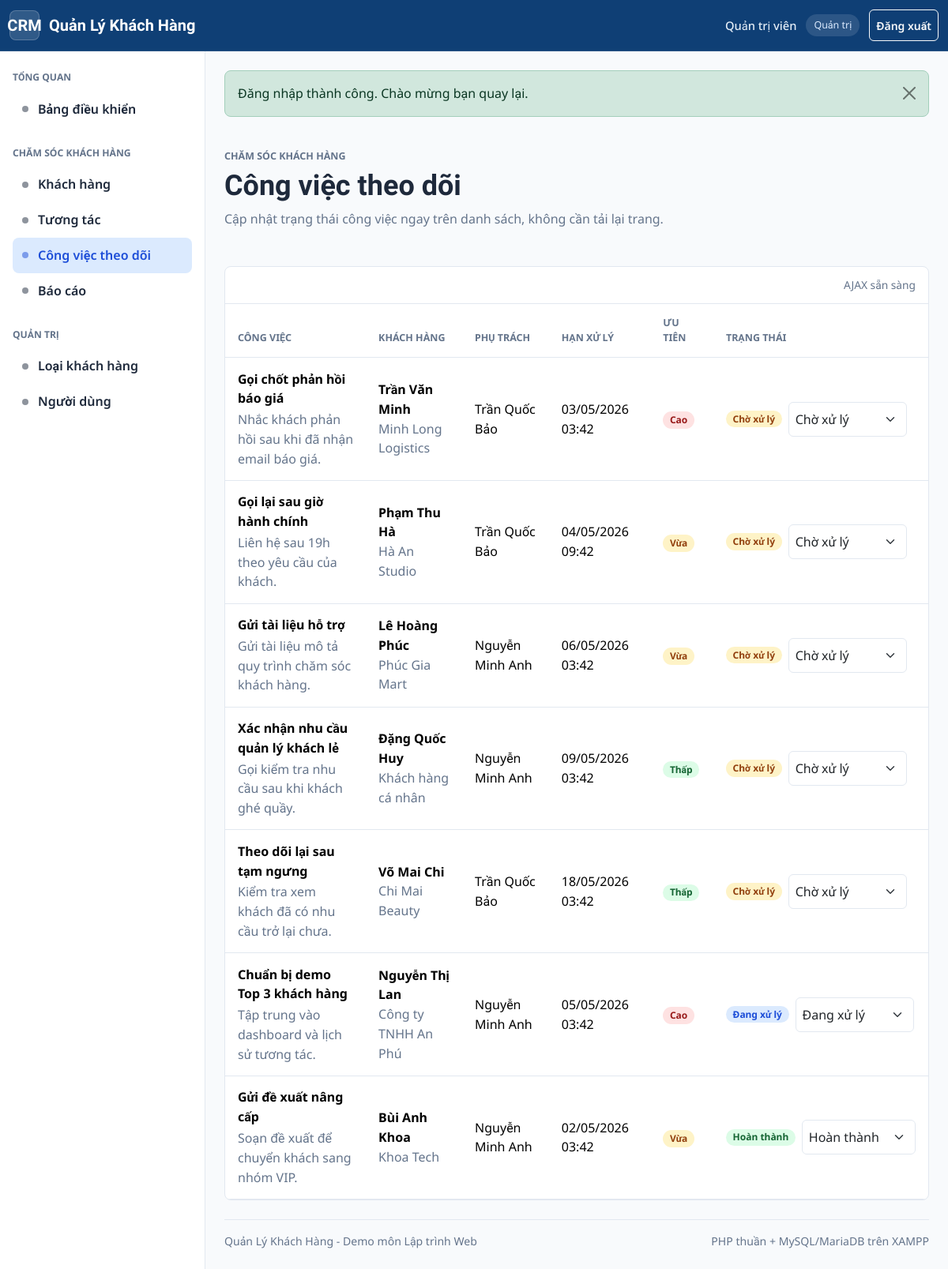
Page /cong-viec-theo-doi/index.php (signed in) on the committed database.
### tables this page shows
CREATE TABLE `follow_up_tasks` (
    `id` INT UNSIGNED NOT NULL AUTO_INCREMENT,
    `customer_id` INT UNSIGNED NOT NULL,
    `assigned_user_id` INT UNSIGNED NOT NULL,
    `created_by` INT UNSIGNED NOT NULL,
    `title` VARCHAR(150) NOT NULL,
    `description` TEXT NULL,
    `due_at` DATETIME NOT NULL,
    `status` ENUM('pending', 'in_progress', 'completed', 'cancelled') NOT NULL DEFAULT 'pending',
    `priority` ENUM('low', 'medium', 'high') NOT NULL DEFAULT 'medium',
    `completed_at` DATETIME NULL,
    `created_at` DATETIME NOT NULL DEFAULT CURRENT_TIMESTAMP,
    `updated_at` DATETIME NOT NULL DEFAULT CURRENT_TIMESTAMP ON UPDATE CURRENT_TIMESTAMP,
    PRIMARY KEY (`id`),
    KEY `idx_tasks_assignee_status_due` (`assigned_user_id`, `status`, `due_at`),
    KEY `idx_tasks_customer_status` (`customer_id`, `status`),
    KEY `idx_tasks_due_at` (`due_at`),
    KEY `idx_tasks_priority` (`priority`),
    KEY `idx_tasks_created_by` (`created_by`),
    CONSTRAINT `fk_tasks_customer`
        FOREIGN KEY (`customer_id`) REFERENCES `customers` (`id`)
        ON UPDATE CASCADE
        ON DELETE CASCADE,
    CONSTRAINT `fk_tasks_assigned_user`
        FOREIGN KEY (`assigned_user_id`) REFERENCES `users` (`id`)
        ON UPDATE CASCADE
        ON DELETE RESTRICT,
    CONSTRAINT `fk_tasks_created_by`
        FOREIGN KEY (`created_by`) REFERENCES `users` (`id`)
        ON UPDATE CASCADE
        ON DELETE RESTRICT
);

CREATE TABLE `customers` (
    `id` INT UNSIGNED NOT NULL AUTO_INCREMENT,
    `customer_type_id` INT UNSIGNED NOT NULL,
    `assigned_user_id` INT UNSIGNED NULL,
    `full_name` VARCHAR(150) NOT NULL,
    `company_name` VARCHAR(150) NULL,
    `gender` ENUM('male', 'female', 'other', 'unknown') NOT NULL DEFAULT 'unknown',
    `date_of_birth` DATE NULL,
    `phone` VARCHAR(32) NULL,
    `phone_normalized` VARCHAR(32) NULL,
    `email` VARCHAR(191) NULL,
    `email_normalized` VARCHAR(191) NULL,
    `address` VARCHAR(255) NULL,
    `city` VARCHAR(80) NULL,
    `source` ENUM('website', 'facebook', 'referral', 'walk_in', 'phone', 'other') NOT NULL DEFAULT 'other',
    `status` ENUM('active', 'potential', 'inactive') NOT NULL DEFAULT 'active',
    `notes` TEXT NULL,
    `deleted_at` DATETIME NULL,
    `active_phone_key` VARCHAR(32)
        GENERATED ALWAYS AS (
            CASE
                WHEN `deleted_at` IS NULL
                 AND `phone_normalized` IS NOT NULL
                 AND `phone_normalized` <> ''
                THEN `phone_normalized`
                ELSE NULL
            END
        ) PERSISTENT,
    `active_email_key` VARCHAR(191)
        GENERATED ALWAYS AS (
            CASE
                WHEN `deleted_at` IS NULL
                 AND `email_normalized` IS NOT NULL
                 AND `email_normalized` <> ''
                THEN `email_normalized`
                ELSE NULL
            END
        ) PERSISTENT,
    `created_at` DATETIME NOT NULL DEFAULT CURRENT_TIMESTAMP,
    `updated_at` DATETIME NOT NULL DEFAULT CURRENT_TIMESTAMP ON UPDATE CURRENT_TIMESTAMP,
    PRIMARY KEY (`id`),
    UNIQUE KEY `uq_customers_active_phone` (`active_phone_key`),
    UNIQUE KEY `uq_customers_active_email` (`active_email_key`),
    KEY `idx_customers_name` (`full_name`),
    KEY `idx_customers_company_name` (`company_name`),
    KEY `idx_customers_type_status` (`customer_type_id`, `status`),
    KEY `idx_customers_assigned_status` (`assigned_user_id`, `status`),
    KEY `idx_customers_status_deleted` (`status`, `deleted_at`),
    KEY `idx_customers_deleted_at` (`deleted_at`),
    KEY `idx_customers_phone_normalized` (`phone_normalized`),
    KEY `idx_customers_email_normalized` (`email_normalized`),
    CONSTRAINT `fk_customers_customer_type`
        FOREIGN KEY (`customer_type_id`) REFERENCES `customer_types` (`id`)
        ON UPDATE CASCADE
        ON DELETE RESTRICT,
    CONSTRAINT `fk_customers_assigned_user`
        FOREIGN KEY (`assigned_user_id`) REFERENCES `users` (`id`)
        ON UPDATE CASCADE
        ON DELETE SET NULL
);

CREATE TABLE `users` (
    `id` INT UNSIGNED NOT NULL AUTO_INCREMENT,
    `full_name` VARCHAR(120) NOT NULL,
    `username` VARCHAR(50) NOT NULL,
    `email` VARCHAR(191) NOT NULL,
    `phone` VARCHAR(32) NULL,
    `password_hash` VARCHAR(255) NOT NULL,
    `role` ENUM('admin', 'staff') NOT NULL DEFAULT 'staff',
    `status` ENUM('active', 'locked') NOT NULL DEFAULT 'active',
    `last_login_at` DATETIME NULL,
    `created_at` DATETIME NOT NULL DEFAULT CURRENT_TIMESTAMP,
    `updated_at` DATETIME NOT NULL DEFAULT CURRENT_TIMESTAMP ON UPDATE CURRENT_TIMESTAMP,
    PRIMARY KEY (`id`),
    UNIQUE KEY `uq_users_username` (`username`),
    UNIQUE KEY `uq_users_email` (`email`),
    KEY `idx_users_role_status` (`role`, `status`),
    KEY `idx_users_status` (`status`),
    KEY `idx_users_last_login_at` (`last_login_at`)
);

### dung-chung/ham-xac-thuc.php (called while the page is built, shortened)
<?php
function nguoi_dung_hien_tai(): ?array
{
    return $_SESSION['nguoi_dung'] ?? null;
}

### cong-viec-theo-doi/ham-cong-viec-theo-doi.php (called while the page is built, shortened)
<?php
function nhan_trang_thai_cong_viec(): array
{
    return [
        'pending' => 'Chờ xử lý',
        'in_progress' => 'Đang xử lý',
        'completed' => 'Hoàn thành',
        'cancelled' => 'Đã hủy',
    ];
}
function lop_badge_trang_thai_cong_viec(string $trangThai): string
{
    return match ($trangThai) {
        'pending' => 'badge-soft-warning',
        'in_progress' => 'badge-soft-primary',
        'completed' => 'badge-soft-success',
        'cancelled' => 'badge-soft-danger',
        default => 'badge-soft-primary',
    };
}
function nhan_uu_tien_cong_viec(): array
{
    return ['high' => 'Cao', 'medium' => 'Vừa', 'low' => 'Thấp'];
}
function lop_badge_uu_tien_cong_viec(string $uuTien): string
{
    return match ($uuTien) {
        'high' => 'badge-soft-danger',
        'medium' => 'badge-soft-warning',
        'low' => 'badge-soft-success',
        default => 'badge-soft-primary',
    };
}
function lay_danh_sach_cong_viec_theo_doi(): array
{
    $nguoiDung = nguoi_dung_hien_tai();
    $laAdmin = ($nguoiDung['vai_tro'] ?? '') === VAI_TRO_ADMIN;
    $phamViSql = $laAdmin ? '' : ' AND t.assigned_user_id = :assigned_user_id';
    $thamSo = $laAdmin ? [] : ['assigned_user_id' => (int) ($nguoiDung['id'] ?? 0)];
    return lay_nhieu_dong(
        "SELECT t.id, t.title, t.description, t.due_at, t.status, t.priority, t.completed_at,
            c.full_name AS customer_name, c.company_name,
            u.full_name AS assigned_user_name
         FROM follow_up_tasks t
         INNER JOIN customers c ON c.id = t.customer_id
         INNER JOIN users u ON u.id = t.assigned_user_id
         WHERE c.deleted_at IS NULL{$phamViSql}
         ORDER BY FIELD(t.status, 'pending', 'in_progress', 'completed', 'cancelled'), t.due_at ASC
         LIMIT 40",
        $thamSo
    );
}

### cau-hinh/ket-noi-csdl.php (called while the page is built, shortened)
<?php
function lay_ket_noi_csdl(): PDO
{
    static $pdo = null;
    $dsn = sprintf(
        'mysql:host=%s;port=%d;dbname=%s;charset=%s',
        DB_HOST,
        DB_PORT,
        DB_NAME,
        DB_CHARSET
    );
    try {
        $pdo = new PDO($dsn, DB_USERNAME, DB_PASSWORD, [
            PDO::ATTR_ERRMODE => PDO::ERRMODE_EXCEPTION,
            PDO::ATTR_DEFAULT_FETCH_MODE => PDO::FETCH_ASSOC,
            PDO::ATTR_EMULATE_PREPARES => false,
            PDO::MYSQL_ATTR_INIT_COMMAND => 'SET NAMES ' . DB_CHARSET,
        ]);
        $pdo->exec('SET NAMES ' . DB_CHARSET . ' COLLATE ' . lay_collation_ket_noi($pdo));
    } catch (PDOException $exception) {
        throw new RuntimeException('Không thể kết nối cơ sở dữ liệu.', 0, $exception);
    }
    return $pdo;
}
function lay_collation_ket_noi(PDO $pdo): string
{
    $collations = [DB_COLLATION, DB_FALLBACK_COLLATION];
    $stmt = $pdo->prepare(
        'SELECT COLLATION_NAME
         FROM information_schema.COLLATIONS
         WHERE CHARACTER_SET_NAME = :charset
           AND COLLATION_NAME = :collation
         LIMIT 1'
    );
    foreach ($collations as $collation) {
        $stmt->execute([
            'charset' => DB_CHARSET,
            'collation' => $collation,
        ]);
        if ($stmt->fetchColumn()) {
            return $collation;
        }
    }
    return DB_FALLBACK_COLLATION;
}

### dung-chung/ham-csdl.php (called while the page is built, shortened)
<?php
require_once __DIR__ . '/../cau-hinh/ket-noi-csdl.php';
function chay_truy_van(string $sql, array $thamSo = []): PDOStatement
{
    $stmt = lay_ket_noi_csdl()->prepare($sql);
    $stmt->execute($thamSo);
    return $stmt;
}
function lay_nhieu_dong(string $sql, array $thamSo = []): array
{
    return chay_truy_van($sql, $thamSo)->fetchAll();
}

### dung-chung/ham-chung.php (called while the page is built, shortened)
<?php
function e(mixed $giaTri): string
{
    return htmlspecialchars((string) ($giaTri ?? ''), ENT_QUOTES | ENT_SUBSTITUTE, 'UTF-8');
}

### dung-chung/ham-dinh-dang.php (called while the page is built, shortened)
<?php
function dinh_dang_ngay_gio(?string $ngayGio): string
{
    $timestamp = strtotime($ngayGio);
    return $timestamp === false ? '' : date('d/m/Y H:i', $timestamp);
}

### cong-viec-theo-doi/index.php (the view, shortened to what this page needs)
<?php
require __DIR__ . '/ham-cong-viec-theo-doi.php';
$danhSachCongViec = lay_danh_sach_cong_viec_theo_doi();
$nhanTrangThai = nhan_trang_thai_cong_viec();
$nhanUuTien = nhan_uu_tien_cong_viec();
require __DIR__ . '/../giao-dien/dau-trang.php';
?>
<div class="page-header">
    <div>
        <p class="eyebrow">Chăm sóc khách hàng</p>
        <h1 class="page-title">Công việc theo dõi</h1>
        <p class="page-subtitle">Cập nhật trạng thái công việc ngay trên danh sách, không cần tải lại trang.</p>
    </div>
</div>
<section class="table-card task-board" data-task-board>
    <div class="task-board-feedback" data-task-feedback aria-live="polite">AJAX sẵn sàng</div>
    <div class="table-responsive">
        <table class="table align-middle">
            <thead>
                <tr>
                    <th>Công việc</th>
                    <th>Khách hàng</th>
                    <th>Phụ trách</th>
                    <th>Hạn xử lý</th>
                    <th>Ưu tiên</th>
                    <th>Trạng thái</th>
                </tr>
            </thead>
            <tbody>
                <?php foreach ($danhSachCongViec as $congViec): ?>
                    <tr data-task-row="<?= e($congViec['id']) ?>">
                        <td>
                            <div class="task-title-cell">
                                <strong><?= e($congViec['title']) ?></strong>
                                <span><?= e($congViec['description'] ?: 'Không có mô tả') ?></span>
                            </div>
                        </td>
                        <td>
                            <strong><?= e($congViec['customer_name']) ?></strong>
                            <div class="text-muted"><?= e($congViec['company_name'] ?: 'Khách hàng cá nhân') ?></div>
                        </td>
                        <td><?= e($congViec['assigned_user_name']) ?></td>
                        <td><?= e(dinh_dang_ngay_gio($congViec['due_at'])) ?></td>
                        <td>
                            <span class="badge <?= e(lop_badge_uu_tien_cong_viec($congViec['priority'])) ?>">
                                <?= e($nhanUuTien[$congViec['priority']] ?? 'Vừa') ?>
                            </span>
                        </td>
                        <td>
                            <div class="task-status-control">
                                <span class="badge <?= e(lop_badge_trang_thai_cong_viec($congViec['status'])) ?>" data-task-status-badge>
                                    <?= e($nhanTrangThai[$congViec['status']] ?? 'Không rõ') ?>
                                </span>
                                <select class="form-select form-select-sm" data-task-status-select data-task-id="<?= e($congViec['id']) ?>">
                                    <?php foreach ($nhanTrangThai as $giaTri => $nhan): ?>
                                        <option value="<?= e($giaTri) ?>" <?= $congViec['status'] === $giaTri ? 'selected' : '' ?>><?= e($nhan) ?></option>
                                    <?php endforeach; ?>
                                </select>
                            </div>
                        </td>
                    </tr>
                <?php endforeach; ?>
            </tbody>
        </table>
    </div>
</section>
<?php require __DIR__ . '/../giao-dien/cuoi-trang.php'; ?>

### tai-nguyen/css/bien-thiet-ke.css (style rules this page uses)
:root { --color-bg: #f8fafc; --color-surface: #ffffff; --color-surface-soft: #f1f5f9; --color-ink: #1e293b; --color-muted: #64748b; --color-line: #e2e8f0; --color-primary: #2563eb; --color-primary-dark: #1d4ed8; --color-primary-soft: #dbeafe; --color-accent: #f97316; --color-accent-soft: #ffedd5; --color-success: #16a34a; --color-success-soft: #dcfce7; --color-warning: #d97706; --color-warning-soft: #fef3c7; --color-danger: #dc2626; --color-danger-soft: #fee2e2; --shadow-sm: 0 1px 2px rgba(15, 23, 42, 0.06); --shadow-md: 0 18px 40px rgba(15, 23, 42, 0.08); --radius-sm: 6px; --radius-md: 8px; --radius-lg: 12px; --space-1: 4px; --space-2: 8px; --space-3: 12px; --space-4: 16px; --space-5: 24px; --space-6: 32px; --app-sidebar-width: 260px; --app-header-height: 64px; }
* { box-sizing: border-box; }
html { min-width: 320px; }
body { background: var(--color-bg); color: var(--color-ink); font-family: "Noto Sans", "Be Vietnam Pro", system-ui, -apple-system, BlinkMacSystemFont, "Segoe UI", sans-serif; font-size: 16px; line-height: 1.55; margin: 0; }
h1, h2, h3, h4, h5, h6, .navbar-brand { font-family: "Be Vietnam Pro", "Noto Sans", system-ui, sans-serif; }
.text-muted { color: var(--color-muted) !important; }
.eyebrow { color: var(--color-muted); font-size: 0.78rem; font-weight: 700; letter-spacing: 0; margin-bottom: var(--space-2); text-transform: uppercase; }

### tai-nguyen/css/bo-cuc.css (style rules this page uses)
.app-body { min-height: 100dvh; }

### tai-nguyen/css/thanh-phan.css (style rules this page uses)
.page-header { align-items: flex-end; display: flex; gap: var(--space-4); justify-content: space-between; margin-bottom: var(--space-5); }
.page-title { font-size: clamp(1.75rem, 3vw, 2.5rem); font-weight: 700; line-height: 1.15; margin: 0; }
.page-subtitle { color: var(--color-muted); margin: var(--space-2) 0 0; max-width: 780px; }
.form-control, .form-select { border-color: var(--color-line); border-radius: var(--radius-sm); font-size: 1rem; min-height: 44px; }
.table { --bs-table-bg: transparent; border-color: var(--color-line); margin-bottom: 0; }
.table thead th { color: var(--color-muted); font-size: 0.78rem; font-weight: 700; text-transform: uppercase; }
.table > :not(caption) > * > * { padding: 0.9rem 1rem; }
.table-card { background: var(--color-surface); border: 1px solid var(--color-line); border-radius: var(--radius-md); overflow: hidden; }
.badge { border-radius: 999px; font-weight: 700; letter-spacing: 0; padding: 0.4em 0.72em; }
.badge-soft-primary { background: var(--color-primary-soft); color: var(--color-primary-dark); }
.badge-soft-success { background: var(--color-success-soft); color: #166534; }
.badge-soft-warning { background: var(--color-warning-soft); color: #92400e; }
.badge-soft-danger { background: var(--color-danger-soft); color: #991b1b; }

### tai-nguyen/css/ajax-tien-ich.css (style rules this page uses)
.customer-ajax-status, .task-board-feedback { color: var(--color-muted); font-size: 0.86rem; margin-left: auto; }
.task-board-feedback { border-bottom: 1px solid var(--color-line); padding: var(--space-3) var(--space-4); text-align: right; }
.task-title-cell { display: grid; gap: 2px; max-width: 340px; }
.task-title-cell span { color: var(--color-muted); }
.task-status-control { align-items: center; display: flex; gap: var(--space-2); min-width: 240px; }
.task-status-control .form-select { max-width: 150px; }

### rows in the picture
follow_up_tasks: title "Gọi chốt phản hồi báo giá", description "Nhắc khách phản hồi sau khi đã nhận email báo giá.", customer.full_name "Trần Văn Minh", customer.company_name "Minh Long Logistics", assigned_user.full_name "Trần Quốc Bảo", due_at "03/05/2026 03:42", priority "Cao", status "Chờ xử lý", status+id "Chờ xử lý"
follow_up_tasks: title "Gọi lại sau giờ hành chính", description "Liên hệ sau 19h theo yêu cầu của khách.", customer.full_name "Phạm Thu Hà", customer.company_name "Hà An Studio", assigned_user.full_name "Trần Quốc Bảo", due_at "04/05/2026 09:42", priority "Vừa", status "Chờ xử lý", status+id "Chờ xử lý"
follow_up_tasks: title "Gửi tài liệu hỗ trợ", description "Gửi tài liệu mô tả quy trình chăm sóc khách hàng.", customer.full_name "Lê Hoàng Phúc", customer.company_name "Phúc Gia Mart", assigned_user.full_name "Nguyễn Minh Anh", due_at "06/05/2026 03:42", priority "Vừa", status "Chờ xử lý", status+id "Chờ xử lý"
follow_up_tasks: title "Xác nhận nhu cầu quản lý khách lẻ", description "Gọi kiểm tra nhu cầu sau khi khách ghé quầy.", customer.full_name "Đặng Quốc Huy", customer.company_name "Khách hàng cá nhân", assigned_user.full_name "Nguyễn Minh Anh", due_at "09/05/2026 03:42", priority "Thấp", status "Chờ xử lý", status+id "Chờ xử lý"
follow_up_tasks: title "Theo dõi lại sau tạm ngưng", description "Kiểm tra xem khách đã có nhu cầu trở lại chưa.", customer.full_name "Võ Mai Chi", customer.company_name "Chi Mai Beauty", assigned_user.full_name "Trần Quốc Bảo", due_at "18/05/2026 03:42", priority "Thấp", status "Chờ xử lý", status+id "Chờ xử lý"
follow_up_tasks: title "Chuẩn bị demo Top 3 khách hàng", description "Tập trung vào dashboard và lịch sử tương tác.", customer.full_name "Nguyễn Thị Lan", customer.company_name "Công ty TNHH An Phú", assigned_user.full_name "Nguyễn Minh Anh", due_at "05/05/2026 03:42", priority "Cao", status "Đang xử lý", status+id "Đang xử lý"
follow_up_tasks: title "Gửi đề xuất nâng cấp", description "Soạn đề xuất để chuyển khách sang nhóm VIP.", customer.full_name "Bùi Anh Khoa", customer.company_name "Khoa Tech", assigned_user.full_name "Nguyễn Minh Anh", due_at "02/05/2026 03:42", priority "Vừa", status "Hoàn thành", status+id "Hoàn thành"

### other values in the picture
TEN_UNG_DUNG "Quản Lý Khách Hàng"
$nguoiDung['ho_ten'] ?: $nguoiDung['ten_dang_nhap'] "Quản trị viên"
$vaiTro "Quản trị"
$nhan "Bảng điều khiển Khách hàng Tương tác Công việc theo dõi Báo cáo Loại khách hàng Người dùng"
$thongBao['noi_dung'] "Đăng nhập thành công. Chào mừng bạn quay lại."
